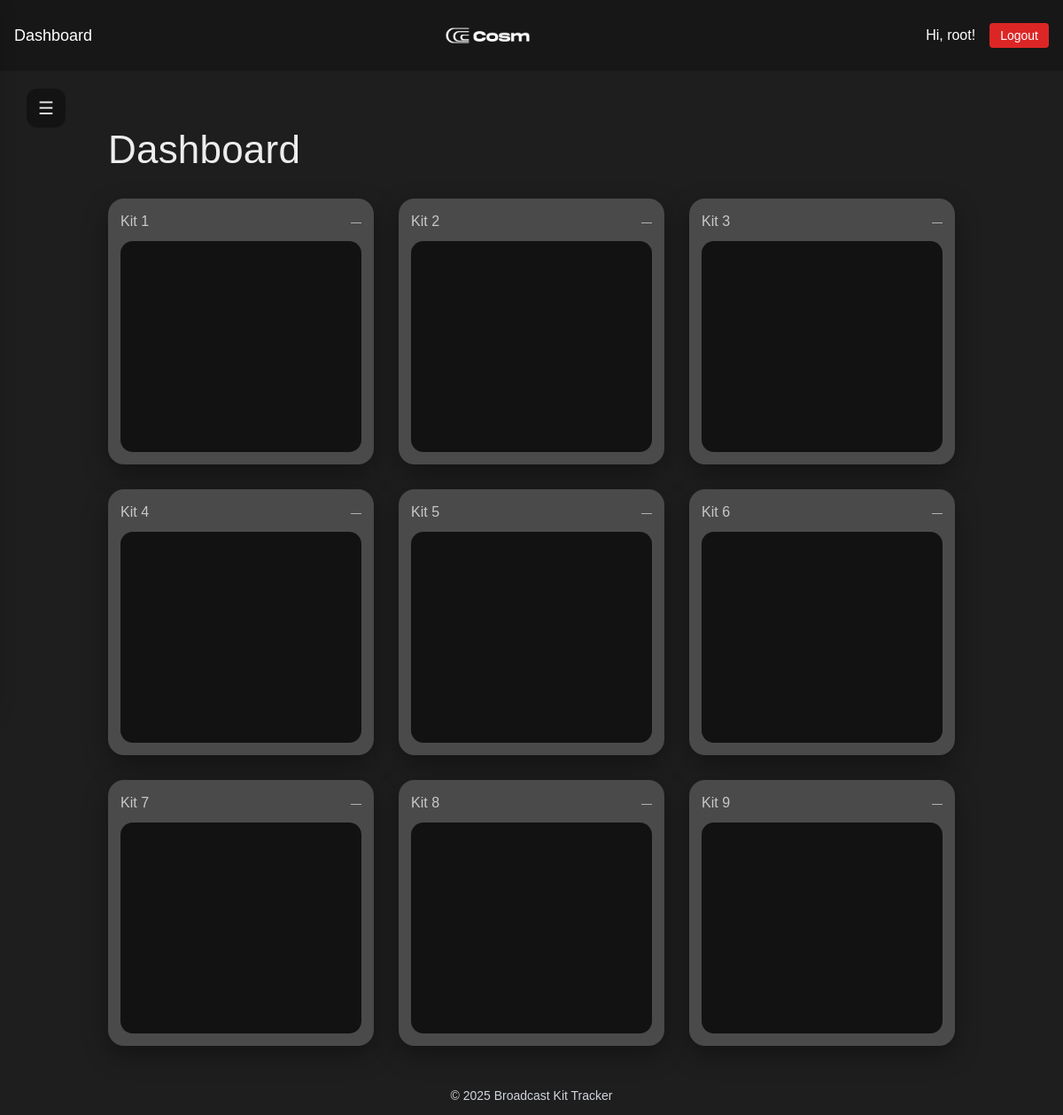
/kit/3/ (signed in), run on an earlier commit of the app's database.
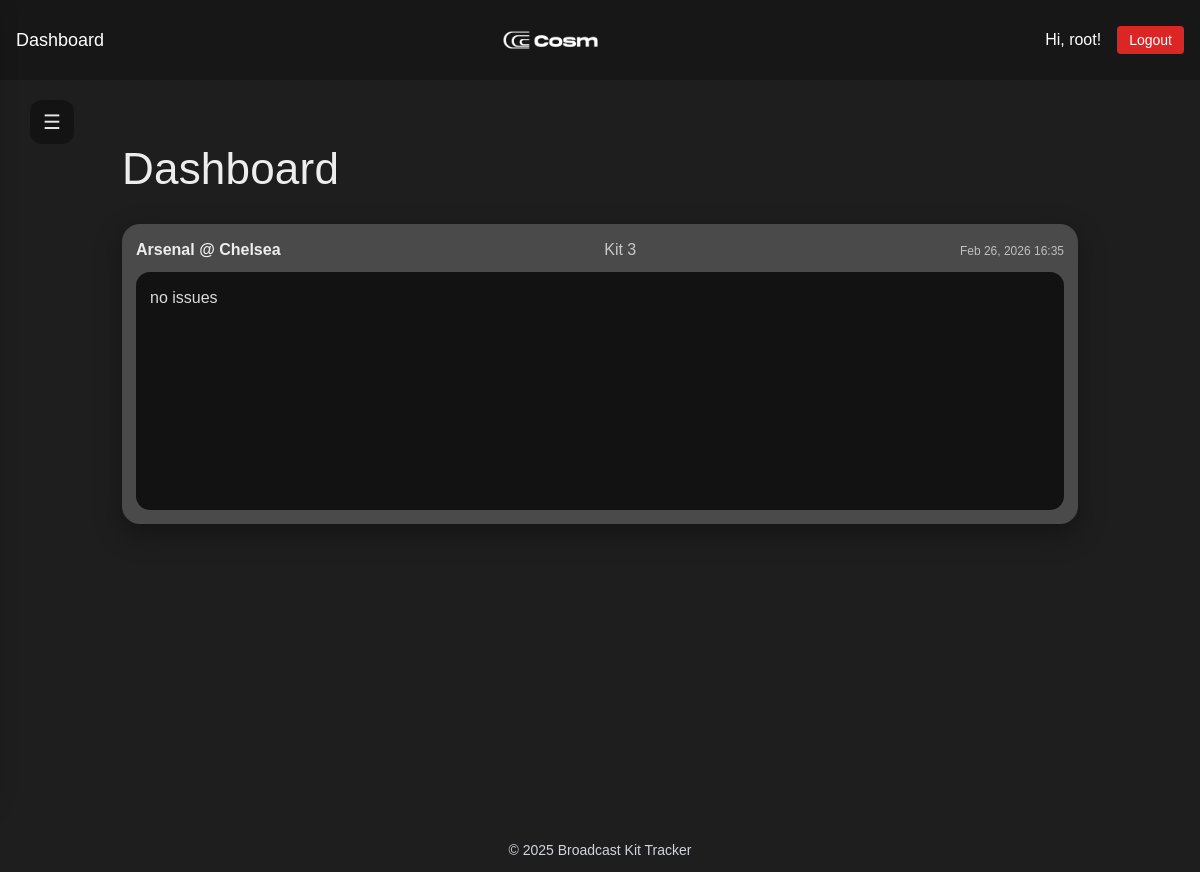
And on a later commit of the database.
### members/models.py (models this page shows, shortened)
class PostMortem(models.Model):
    kit = models.ForeignKey(Kit, on_delete=models.CASCADE)
    name = models.CharField(max_length=120, blank=True, null=True)
    event_name = models.CharField(max_length=120)
    event_date = models.DateField()
    summary = models.TextField()
    created_at = models.DateTimeField(auto_now_add=True)

### members/views.py (the view)
# urls.py: path("kit/<int:kit_id>/", views.kit_home, name="kit_home"),
@login_required
def kit_home(request, kit_id):
    recent_postmortems = PostMortem.objects.filter(kit_id=kit_id).order_by('-created_at')[:10]
    return render(request, "core/kit_home.html", {
        "kit_id": kit_id,
        "recent_postmortems": recent_postmortems,
    })

### members/templates/core/kit_home.html (shortened to what this page needs)
{% extends "base.html" %}
{% block content %}
<button class="dash__menu dashboard-hamburger" type="button" onclick="openSidebar()" aria-label="Open sidebar">☰</button>
<div class="dash">
  <section class="dash__main">
    <h1 class="dash__title">Dashboard</h1>
    <div class="kit-grid">
      {% for pm in recent_postmortems %}
      {% if pm.kit_id == kit_id %}
        <a href="{% url 'postmortem' pm.pk %}" class="kit-card-link">
          <article class="kit-card">
            <div class="kit-card__top">
              <span class="kit-card__event">{{ pm.event_name }}</span>
              <span class="kit-card__kit">Kit {{ pm.kit_id }}</span>
              <span class="kit-card__time">
                {{ pm.updated_at|default:pm.created_at|date:"M d, Y H:i" }}
              </span>
            </div>
            <div class="kit-card__inner">
              {{ pm.summary|truncatechars:120 }}
            </div>
          </article>
        </a>
      {% endif %}
      {% empty %}
        {% for i in "123456789" %}
          <a href="#" class="kit-card-link">
            <article class="kit-card">
              <div class="kit-card__top">
                <span class="kit-card__kit">Kit {{ forloop.counter }}</span>
                <span class="kit-card__time">—</span>
              </div>
              <div class="kit-card__inner"></div>
            </article>
          </a>
        {% endfor %}
      {% endfor %}
    </div>
  </section>
</div>
{% endblock %}

What changed in the data, as far as the page shows it:
added PostMortem: event_name "Arsenal @ Chelsea", kit_id "3", updated_at "Feb 26, 2026 16:35", summary "no issues"
Also different on the page:
list line gone: "Kit 1 —"
list line gone: "Kit 2 —"
list line gone: "Kit 3 —"
list line gone: "Kit 4 —"
list line gone: "Kit 5 —"
list line gone: "Kit 6 —"
list line gone: "Kit 7 —"
list line gone: "Kit 8 —"
list line gone: "Kit 9 —"
